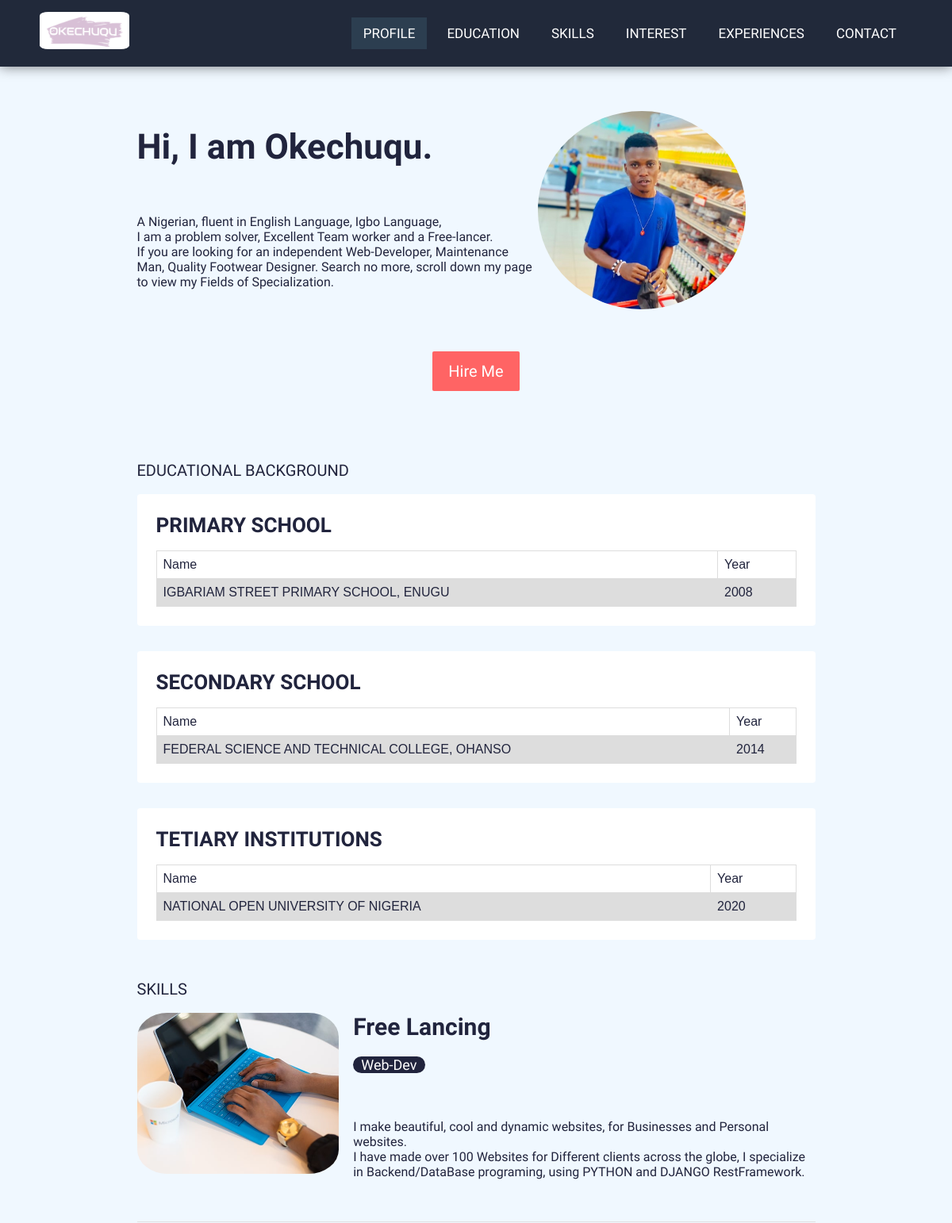
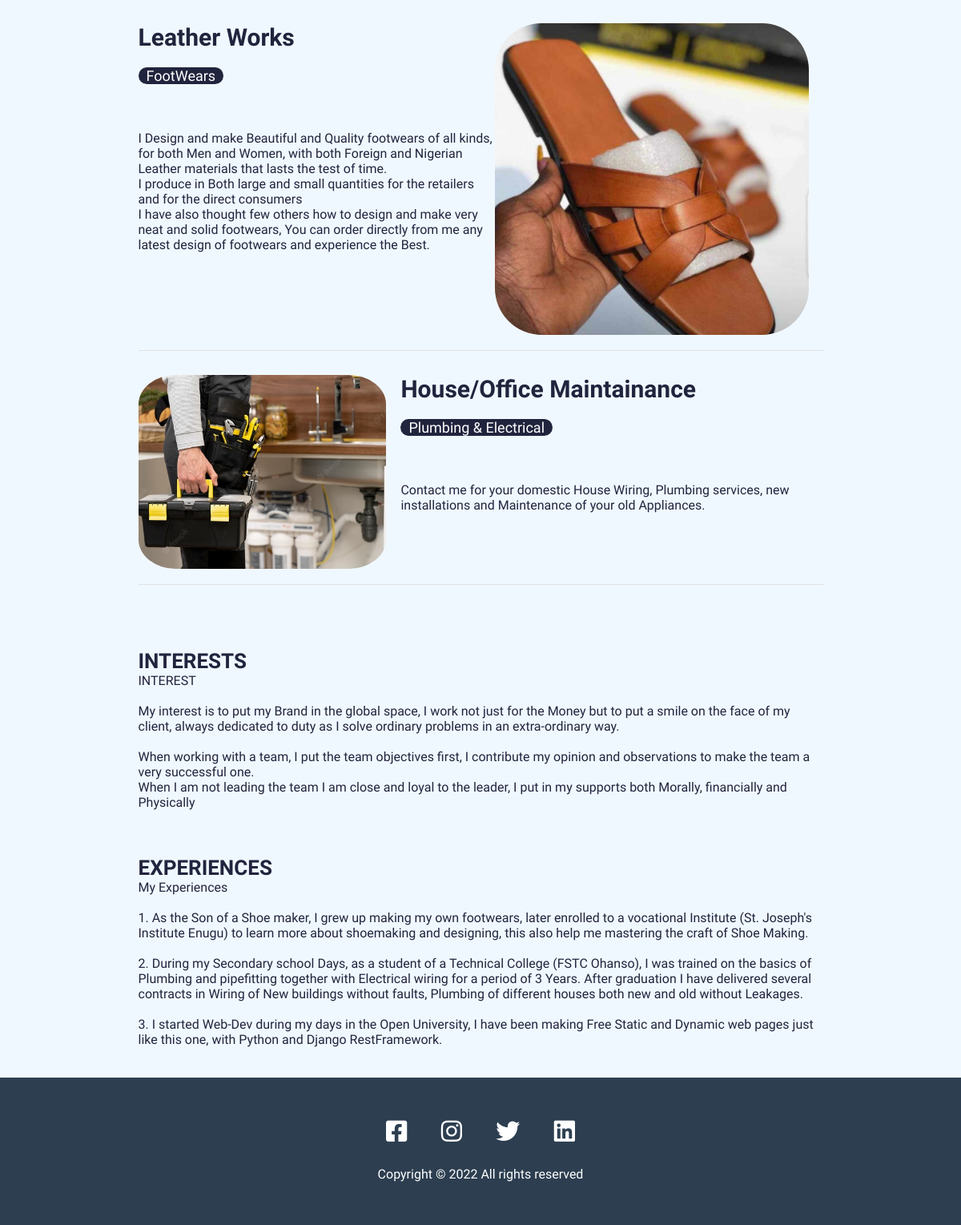
The page / on the database its author committed (2 pictures, top to bottom).
### myapp/models.py (models this page shows, shortened)
class Profile(models.Model):
    title = models.CharField(max_length=200)
    description = models.TextField()
    thumbnail = models.ImageField(upload_to='images/')
    featured = models.BooleanField()

class Primary(models.Model):
    name = models.CharField(max_length=200)
    year = models.CharField(max_length=20)

class Secondary(models.Model):
    name = models.CharField(max_length=100)
    year = models.CharField(max_length=50)

class Tetiary(models.Model):
    name = models.CharField(max_length=200)
    year = models.CharField(max_length=50)

class Skill_1(models.Model):
    title = models.CharField(max_length=200)
    description = models.TextField()
    timestamp = models.DateTimeField(auto_now_add=True)
    thumbnail = models.ImageField(upload_to='images/')

class Skill_2(models.Model):
    title = models.CharField(max_length=200)
    description = models.TextField()
    timestamp = models.DateTimeField(auto_now_add=True)
    thumbnail = models.ImageField(upload_to='images/')

class Skill_3(models.Model):
    title = models.CharField(max_length=200)
    description = models.TextField()
    timestamp = models.DateTimeField(auto_now_add=True)
    thumbnail = models.ImageField(upload_to='images/')

class Interest(models.Model):
    title = models.CharField(max_length=200, null=True)
    description = models.TextField()

class Experience(models.Model):
    title = models.CharField(max_length=200, null=True)
    description = models.TextField()

### myapp/views.py (the view)
# urls.py: 2. Add a URL to urlpatterns:  path('', views.home, name='home')
@require_http_methods(["GET", "POST"])
def home(request):
    queryset = Profile.objects.filter(featured=True)
    querysetPri = Primary.objects.filter()
    querysetSec = Secondary.objects.filter()
    querysetTet = Tetiary.objects.filter()
    querysetSki_1 = Skill_1.objects.filter()
    querysetSki_2 = Skill_2.objects.filter()
    querysetSki_3 = Skill_3.objects.filter()
    querysetInt = Interest.objects.filter()
    querysetExp = Experience.objects.filter()
    context = {
        'object_list': queryset,
        'object_listPri': querysetPri,
        'object_listSec': querysetSec,
        'object_listTet': querysetTet,
        'object_listSki_1': querysetSki_1,
        'object_listSki_2': querysetSki_2,
        'object_listSki_3': querysetSki_3,
        'object_listInt': querysetInt,
        'object_listExp': querysetExp
    }
    return render(request, 'index.html', context)

### myapp/templates/index.html (shortened to what this page needs)
{% load static %}
<!DOCTYPE html>
<html lang="en">
  <head>
    <link rel="stylesheet" href="{% static '/css/style.css' %}" />
  </head>
  <body>
    <header id="nav">
      <a href="/" class="logo"
        ><img
          style="width: 40%; border-radius: 10%"
          src="{% static '/images/download.png' %}"
          alt=""
      /></a>
      <nav id="navbar" class="navbar d-flex justify-end">
        <a href="#section-profile" class="active">Profile</a>
        <a href="#section-education">Education</a>
        <a href="#section-skills">Skills</a>
        <a href="#section-interest">Interest</a>
        <a href="#section-experience">Experiences</a>
        <a href="form">Contact</a>
      </nav>
    </header>
    <section id="section-profile">
      <div class="container">
        {% for obj in object_list %}
        <div class="d-flex justify-between">
          <div class="hero-text">
            <h1>{{ obj.title }}</h1>
          </div>
          <div class="hero-img">
            <img src="{{ obj.thumbnail.url }}" alt="" />
          </div>
        </div>
        <center>
          <a href="form">
            <button class="btn-primary" id="hire">Hire Me</button>
          </a>
        </center>
      </div>
      {% endfor %}
    </section>
    <section id="section-education">
      <div class="container">
        <heads class="section-header d-flex justify-between">
          <h4>EDUCATIONAL BACKGROUND</h4>
        </heads>
        <div class="posts">
          {% for pri in object_listPri %}
          <a href="/" class="">
            <h3 class="post-title">PRIMARY SCHOOL</h3>
            <table>
              <tr>
                <th>Name</th>
                <th>Year</th>
              </tr>
              <tr>
                <td>{{ pri.name }}</td>
                <td>{{ pri.year }}</td>
              </tr>
            </table>
          </a>
        </div>
        {% endfor %}
        <div class="posts">
          {% for sec in object_listSec %}
          <a href="/" class="">
            <h3 class="post-title">SECONDARY SCHOOL</h3>
            <table>
              <tr>
                <th>Name</th>
                <th>Year</th>
              </tr>
              <tr>
                <td>{{ sec.name }}</td>
                <td>{{ sec.year }}</td>
              </tr>
            </table>
          </a>
        </div>
        {% endfor %}
        <div class="posts">
          {% for tet in object_listTet %}
          <a href="/" class="">
            <h3 class="post-title">TETIARY INSTITUTIONS</h3>
            <table>
              <tr>
                <th>Name</th>
                <th>Year</th>
              </tr>
              <tr>
                <td>{{ tet.name }}</td>
                <td>{{ tet.year }}</td>
              </tr>
            </table>
          </a>
        </div>
        {% endfor %}
      </div>
    </section>
    <section id="section-skills">
      <div class="container">
        <heads class="section-header d-flex">
          <h4>SKILLS</h4>
        </heads>
        <div class="work d-flex align-start">
          {% for ski1 in object_listSki_1 %}
          <div class="work-img">
            <img src="{{ ski1.thumbnail.url }}" alt="" />
          </div>
          <div class="work-content">
            <h2 class="work-title">{{ ski1.title }}</h2>
            <div class="work-info d-flex">
              <a href="form"><p class="work-info-year">Web-Dev</p></a>
            </div>
          </div>
        </div>
        {% endfor %}
        <div href="form" class="work d-flex align-start">
          {% for ski2 in object_listSki_2 %}
          <div class="work-content">
            <h2 class="work-title">{{ ski2.title }}</h2>
            <div class="work-info d-flex">
              <a href="form"><p class="work-info-year">FootWears</p></a>
            </div>
          </div>
          <div class="work-img">
            <img src="{{ ski2.thumbnail.url }}" alt="" />
          </div>
        </div>
        {% endfor %}
        <div class="work d-flex align-start">
          {% for ski3 in object_listSki_3 %}
          <div class="work-img">
            <img src="{{ ski3.thumbnail.url }}" alt="" />
          </div>
          <div class="work-content">
            <h2 class="work-title">{{ ski3.title }}</h2>
            <div class="work-info d-flex">
              <a href="form"
                ><p class="work-info-year">Plumbing & Electrical</p></a
              >
            </div>
          </div>
        </div>
        {% endfor %}
      </div>
    </section>
    <section id="section-interest">
      <div class="container">
        <h3>INTERESTS</h3>
        {% for int in object_listInt %}
        <h6>{{ int.title }}</h6>
      </div>
      {% endfor %}
    </section>
    &nbsp;<br />
    &nbsp;<br />
    <section id="section-experience">
      <div class="container">
        <h3>EXPERIENCES</h3>
        {% for exp in object_listExp %}
        <h6>{{exp.title}}</h6>
      </div>
      {% endfor %}
    </section>
    <br />
    <footer id="footer">
      <div class="container">
        <div class="icon-group">
          <a href="https://www.facebook.com/okechuqu/"
            ><i class="fab fa-facebook-square"></i
          ></a>
          <a href="https://www.instagram.com/official_okechuqu/"
            ><i class="fab fa-instagram"></i
          ></a>
          <a href="https://twitter.com/Okechuqu"
            ><i class="fab fa-twitter"></i
          ></a>
          <a href="https://www.linkedin.com/in/chukwu-emmanuel-935b73189/"
            ><i class="fab fa-linkedin"></i
          ></a>
        </div>
        <p>Copyright © 2022 All rights reserved</p>
      </div>
    </footer>
  </body>
</html>

### static/css/style.css (style rules this page uses)
#section-profile { padding-top: 14rem; padding-bottom: 7rem; }
table { font-family: arial, sans-serif; border-collapse: collapse; width: 100%; }
td, th { border: 1px solid #dddddd; text-align: left; padding: 8px; }
tr:nth-child(even) { background-color: #dddddd; }
#section-education { background-color: var(--color-light-gainsboro); }
#section-skills { padding-bottom: 5rem; }

### static/css/variables.css (style rules this page uses)
:root { --color-dark: #21243d; --color-light: #8695a4; --color-white: #ffffff; --color-primary: #ff6464; --color-secondary: #00a8cc; --color-light-gray: #e0e0e0; --color-light-accent: #edf7fa; --font-family: "Heebo", sans-serif; --font-size-root: 10px; --font-size-base: 1.6rem; --font-size-xxl: 4.4rem; --font-size-xl: 3rem; --font-size-lg: 2.6rem; --font-size-md: 2rem; --font-size-sm: 1.8rem; --radius-sm: 2px; --radius-md: 4px; --radius-lg: 16px; }

### static/css/config.css (style rules this page uses)
html { font-size: var(--font-size-root); }
body { background-color: aliceblue; color: var(--color-dark); font-size: var(--font-size-base); font-family: var(--font-family); }
h1 { font-size: var(--font-size-xxl); font-weight: bold; }
h2 { font-size: var(--font-size-xl); font-weight: bold; }
h3 { font-size: var(--font-size-lg); font-weight: bold; }
h4 { font-size: var(--font-size-md); }
button { cursor: pointer; background: transparent; }
button { background-color: #d63031; color: #fff; padding: 10px 30px; border: 0px; height: 50px; cursor: pointer; margin-top: 15px; font-size: 18px; border-radius: 6px; }

### static/css/utilities.css (style rules this page uses)
.container { width: 855px; max-width: 90%; margin-left: auto; margin-right: auto; }
.d-flex { display: flex; align-items: center; }
.align-start { align-items: flex-start; }
.justify-end { justify-content: end; }
.justify-between { justify-content: space-between; }

### static/css/components.css (style rules this page uses)
.btn-primary { padding: 1rem 2rem; font-size: var(--font-size-md); color: var(--color-white); border-radius: var(--radius-sm); background-color: var(--color-primary); }
header { position: fixed; top: 0; width: 100%; display: flex; justify-content: space-between; align-items: center; padding: 15px 50px; background: #21293a; color: #fff; box-shadow: 0 0.05rem 1.5rem rgba(0, 0, 0, 0.5); transition: top 0.3s; }
header .logo { font-size: 30px; font-weight: 700; color: #fff; letter-spacing: 2px; }
header .navbar { position: relative; display: flex; justify-content: center; align-items: center; }
header .navbar a { font-size: 1.7rem; font-weight: 500px; margin: 0 0.5rem; color: #fff; padding: 1rem 1.5rem; text-transform: uppercase; }
header .navbar a:hover, .active { background: #2c3e50; transition: 0.6ms; }
.section-header { height: 6rem; }
.work-img img { width: 100%; border-radius: 15%; }
.hero-img { margin-bottom: 3.4rem; }
.hero-img img { width: 75%; border-radius: 50%; }
.hero-text { max-width: 505px; margin-bottom: 2.4rem; }
.hero-text h1 { margin-bottom: 4rem; }
.posts { padding: 2.4rem; margin-bottom: 3.2rem; border-radius: var(--radius-md); background-color: var(--color-white); }
.post-title { margin-bottom: 1.7rem; }
.work { margin-bottom: 3rem; padding-bottom: 1.5rem; border-bottom: 1px solid var(--color-light-gray); }
.work-img { margin-right: 1.8rem; }
.work-title, .work-info { margin-bottom: 2rem; }
.work-info-year { padding-left: 1rem; padding-right: 1rem; margin-right: 2.6rem; border-radius: var(--radius-lg); color: var(--color-white); font-size: var(--font-size-sm); font-weight: 500; background-color: var(--color-dark); }
footer p { color: #fff; }
#footer { background: #2c3e50; text-align: center; padding-top: 5rem; padding-bottom: 5.4rem; bottom: 0; width: 100%; }
.icon-group { font-size: var(--font-size-xl); margin-bottom: 2.6rem; color: #fff; }
.icon-group a:not(:last-child) { margin-right: 3.5rem; }

### rows shown on the page
Profile: title "Hi, I am Okechuqu.", description "A Nigerian, fluent in English Language, Igbo Language, I am a problem solver, Excellent Team worker and a Free-lancer. If you are looking for an independent Web-Developer, Maintenance Man, Quality Footwear Designer. Search no more, scroll down my page to view my Fields of Specialization.", thumbnail (picture)
Primary: name "IGBARIAM STREET PRIMARY SCHOOL, ENUGU", year "2008"
Secondary: name "FEDERAL SCIENCE AND TECHNICAL COLLEGE, OHANSO", year "2014"
Tetiary: name "NATIONAL OPEN UNIVERSITY OF NIGERIA", year "2020"
Skill_1: thumbnail (picture), title "Free Lancing", description "I make beautiful, cool and dynamic websites, for Businesses and Personal websites. I have made over 100 Websites for Different clients across the globe, I specialize in Backend/DataBase programing, using PYTHON and DJANGO RestFramework."
Skill_2: title "Leather Works", description "I Design and make Beautiful and Quality footwears of all kinds, for both Men and Women, with both Foreign and Nigerian Leather materials that lasts the test of time. I produce in Both large and small quantities for the retailers and for the direct consumers I have also thought few others how to design and make very neat and solid footwears, You can order directly from me any latest design of footwears and experience the Best.", thumbnail (picture)
Skill_3: thumbnail (picture), title "House/Office Maintainance", description "Contact me for your domestic House Wiring, Plumbing services, new installations and Maintenance of your old Appliances."
Interest: title "INTEREST", description "My interest is to put my Brand in the global space, I work not just for the Money but to put a smile on the face of my client, always dedicated to duty as I solve ordinary problems in an extra-ordinary way. When working with a team, I put the team objectives first, I contribute my opinion and observations to make the team a very successful one. When I am not leading the team I am close and loyal to the leader, I put in my supports both Morally, financially and Physically"
Experience: title "My Experiences", description "1. As the Son of a Shoe maker, I grew up making my own footwears, later enrolled to a vocational Institute (St. Joseph's Institute Enugu) to learn more about shoemaking and designing, this also help me mastering the craft of Shoe Making. 2. During my Secondary school Days, as a student of a Technical College (FSTC Ohanso), I was trained on the basics of Plumbing and pipefitting together with Electrical wiring for a period of 3 Years. After graduation I have delivered several contracts in Wiring of New buildings without faults, Plumbing of different houses both new and old without Leakages. 3. I started Web-Dev during my days in the Open University, I have been making Free Static and Dynamic…"
